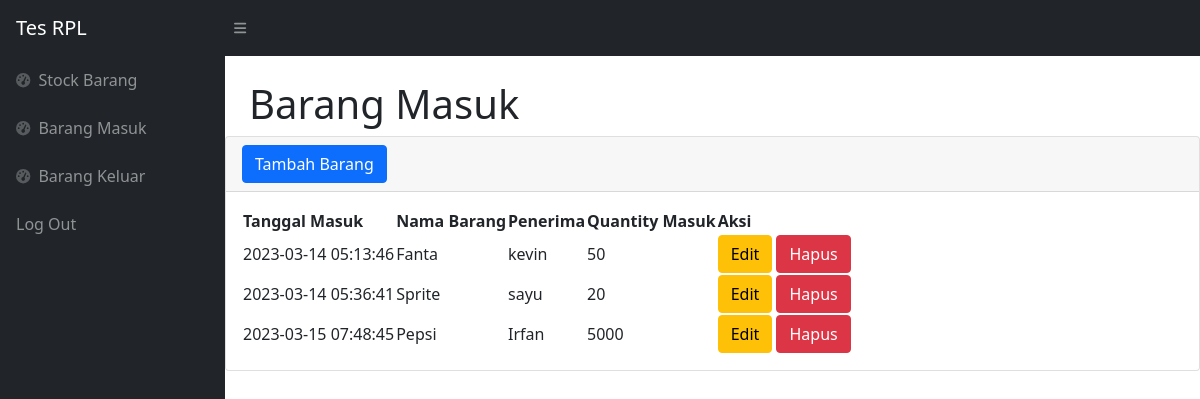
Before: /tesStockBarang/masuk.php (signed in) with the older database file.
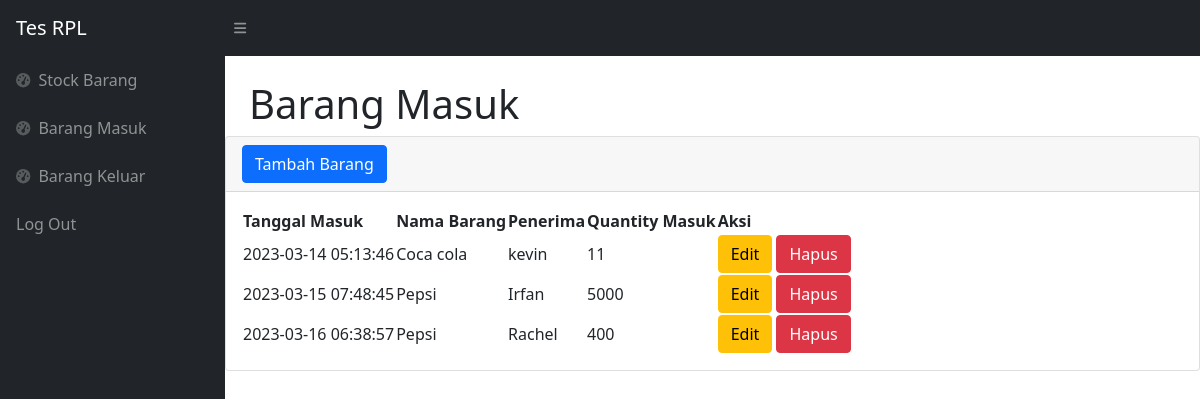
After: the same page with the newer database file.
### tables this page shows
CREATE TABLE `masuk` (
  `idmasuk` int(11) NOT NULL,
  `idbarang` int(11) NOT NULL,
  `tanggalmasuk` timestamp NOT NULL DEFAULT current_timestamp(),
  `keterangan` varchar(25) NOT NULL,
  `qtymasuk` int(11) NOT NULL
);

CREATE TABLE `stock` (
  `idbarang` int(11) NOT NULL,
  `namabarang` varchar(25) NOT NULL,
  `deskripsi` varchar(25) NOT NULL,
  `stockbarang` int(11) NOT NULL
);

### tesStockBarang/masuk.php (the view, shortened to what this page needs)
<?php
require "function.php";
?>
<!DOCTYPE html>
<html lang="en">
<head>
    <link href="https://cdn.jsdelivr.net/npm/simple-datatables@latest/dist/style.css" rel="stylesheet" />
    <link href="css/styles.css" rel="stylesheet" />
</head>
<body class="sb-nav-fixed">
    <nav class="sb-topnav navbar navbar-expand navbar-dark bg-dark">
        <a class="navbar-brand ps-3" href="index.php">Tes RPL</a>
        <button class="btn btn-link btn-sm order-1 order-lg-0 me-4 me-lg-0" id="sidebarToggle" href="#!"><i
                class="fas fa-bars"></i></button>
    </nav>
    <div id="layoutSidenav">
        <div id="layoutSidenav_nav">
            <nav class="sb-sidenav accordion sb-sidenav-dark" id="sidenavAccordion">
                <div class="sb-sidenav-menu">
                    <div class="nav">
                        <a class="nav-link" href="index.php">
                            <div class="sb-nav-link-icon"><i class="fas fa-tachometer-alt"></i></div>
                            Stock Barang
                        </a>
                        <a class="nav-link" href="masuk.php">
                            <div class="sb-nav-link-icon"><i class="fas fa-tachometer-alt"></i></div>
                            Barang Masuk
                        </a>
                        <a class="nav-link" href="keluar.php">
                            <div class="sb-nav-link-icon"><i class="fas fa-tachometer-alt"></i></div>
                            Barang Keluar
                        </a>
                        <a class="nav-link" href="logout.php">
                            Log Out
                        </a>
                    </div>
            </nav>
        </div>
        <div id="layoutSidenav_content">
            <main>
                <div class="container-fluid px-4">
                    <h1 class="mt-4">Barang Masuk</h1>
                </div>
                <div class="card mb-4">
                    <div class="card-header">
                        <button type="button" class="btn btn-primary" data-bs-toggle="modal" data-bs-target="#myModal">
                            Tambah Barang
                        </button>
                    </div>
                    <div class="card-body">
                        <table id="datatablesSimple">
                            <thead>
                                <tr>
                                    <th>Tanggal Masuk</th>
                                    <th>Nama Barang</th>
                                    <th>Penerima</th>
                                    <th>Quantity Masuk</th>
                                    <th>Aksi</th>
                                </tr>
                            </thead>
                            <tbody>
                                <?php
                                    $ambilsemuamasuk = mysqli_query($conn,"select * from masuk m, stock s where s.idbarang = m.idbarang");
                                    while($data = mysqli_fetch_array($ambilsemuamasuk)){
                                        $idm = $data['idmasuk'];
                                        $tanggalmasuk = $data['tanggalmasuk'];
                                        $namabarang = $data['namabarang'];
                                        $keterangan = $data['keterangan'];
                                        $qtymasuk = $data['qtymasuk'];
                                ?>
                                <tr>
                                    <td> <?=$tanggalmasuk;?> </td>
                                    <td> <?=$namabarang;?> </td>
                                    <td> <?=$keterangan;?> </td>
                                    <td> <?=$qtymasuk;?> </td>
                                    <td>
                                    <button type="button" class="btn btn-warning" data-bs-toggle="modal" data-bs-target="#edit<?=$idm;?>">
                                        Edit
                                    </button>
                                    <button type="button" class="btn btn-danger" data-bs-toggle="modal" data-bs-target="#delete<?=$idm;?>">
                                        Hapus
                                    </button>
                                    </td>
                                </tr>
                                <?php
                                    };
                                ?>
                            </tbody>
                        </table>
                    </div>
                </div>
        </div>
    </div>
</body>
</html>

Changed rows visible on the page:
no longer on this page (row unchanged): masuk: tanggalmasuk "2023-03-14 05:36:41", idbarang.namabarang "Sprite", keterangan "sayu", qtymasuk "20"
changed masuk "kevin": idbarang.namabarang "Fanta" → "Coca cola"; qtymasuk "50" → "11"
added masuk: tanggalmasuk "2023-03-16 06:38:57", idbarang.namabarang "Pepsi", keterangan "Rachel", qtymasuk "400"
